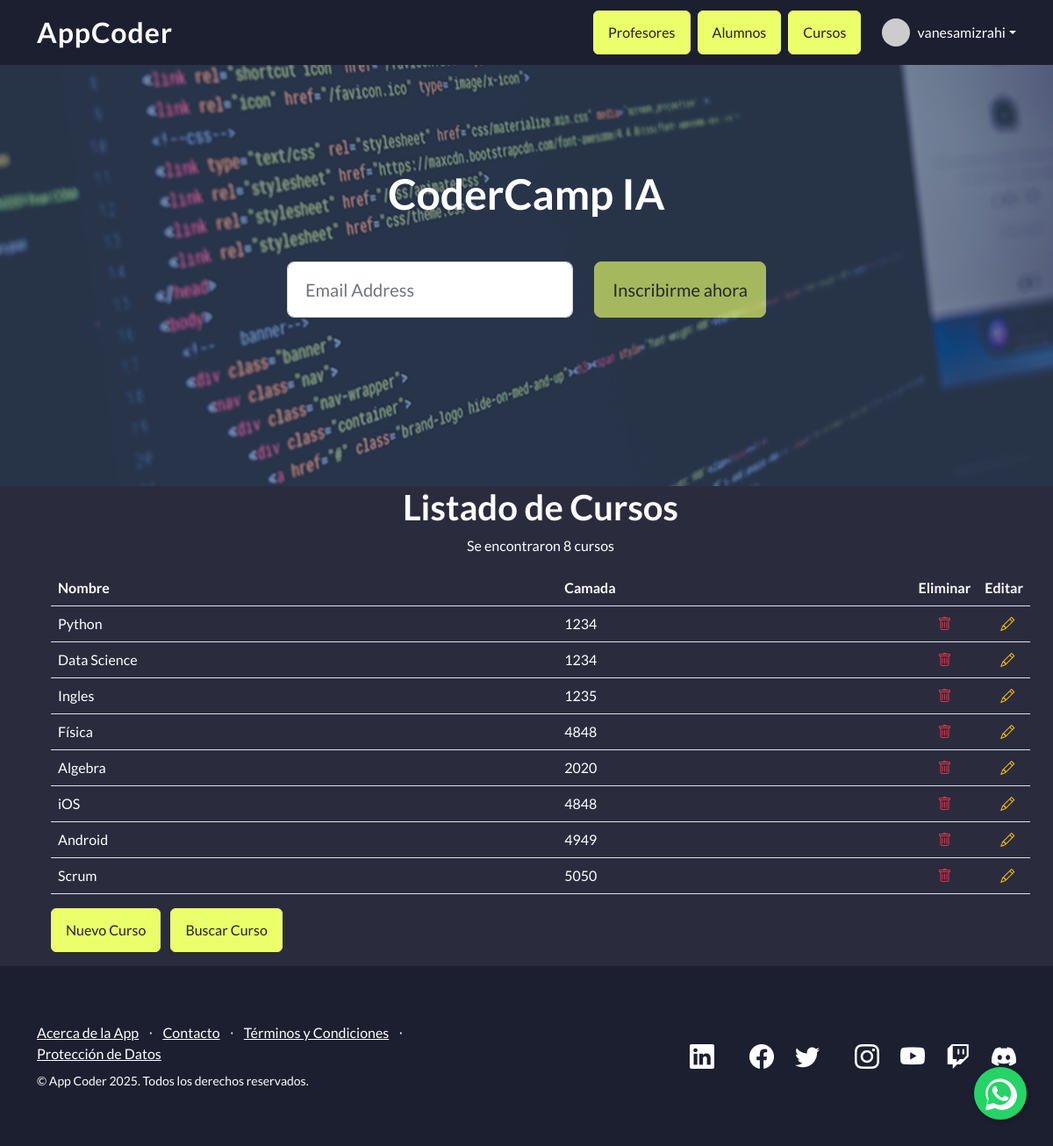
Screenshot of /AppCoder/cursos/ (signed in) with the database file from the repository.
### AppCoder/models.py (models this page shows, shortened)
class Curso(models.Model):
    nombre = models.CharField(max_length=40)
    camada = models.IntegerField()

### AppCoder/views.py (the view)
# urls.py: path('cursos/', views.cursos, name='cursos'),
def cursos(request):
    cursos_list = Curso.objects.all()
    cursos_dictionary = {
        "cursos": cursos_list
    }
    plantilla = loader.get_template("cursos.html")
    documento = plantilla.render(cursos_dictionary, request)
    return HttpResponse(documento)

### AppCoder/template/cursos.html
{% extends "padre.html" %}
{% load static %}
{% block contenido %}
<ul>
    <h1 class="text-center">Listado de Cursos</h1>
    <p class="text-center">Se encontraron {{cursos|length}} cursos</p>
    <main class="container text-white">
        <table class="table text-white">
            <tr>
                <th>Nombre</th>
                <th>Camada</th>
                <th style="width: 50px;">Eliminar</th>
                <th style="width: 50px;">Editar</th>
            </tr>
            {% for curso in cursos %}
            <tr>
                <td>{{ curso.nombre }}</td>
                <td>{{ curso.camada }}</td>
                <td class="text-center">
                    <a href="{% url 'eliminar_curso' curso.id %}" title="Eliminar" onclick="return confirm('¿Seguro que deseas eliminar este curso?');">
                        <i class="bi bi-trash text-danger"></i>
                    </a>
                </td>
                <td class="text-center">
                    <a href="{% url 'editar_curso' curso.id %}" title="Editar" class="ms-2">
                        <i class="bi bi-pencil text-warning"></i>
                    </a>
                </td>
            </tr>
            {% endfor %}
        </table>
        <a href ="{% url 'curso_formulario' %}" class="btn btn-primary me-2">Nuevo Curso</a>
        <a href ="{% url 'buscar_curso' %}" class="btn btn-primary">Buscar Curso</a>
    </main>
</ul>
{% endblock %}

### AppCoder/template/padre.html (shortened to what this page needs)
{% load static %}
<!DOCTYPE html>
<html lang="en">
<head>
    <link href="https://cdn.jsdelivr.net/npm/bootstrap-icons@1.5.0/font/bootstrap-icons.css" rel="stylesheet"
        type="text/css" />
    <link href="{% static 'AppCoder/css/styles.css' %}" rel="stylesheet" />
    <link href="https://cdn.jsdelivr.net/npm/bootstrap-icons/font/bootstrap-icons.css" rel="stylesheet">
</head>
<body>
    <nav class="navbar navbar-light fixed-top" style="background-color: rgb(28, 31, 48)">
        <div class="container d-flex justify-content-between align-items-center">
            <a class="navbar-brand text-white fw-bold" style="letter-spacing:1px; font-size:2rem;"
                href="{% url 'inicio' %}">AppCoder</a>
            <div class="d-flex align-items-center gap-2 ms-auto">
                {% if user.is_authenticated %}
                <a class="btn btn-primary" href="{% url 'profesores' %}">Profesores</a>
                <a class="btn btn-primary" href="{% url 'alumnos' %}">Alumnos</a>
                <a class="btn btn-primary" href="{% url 'cursos' %}">Cursos</a>
                <div class="dropdown ms-3">
                    <a class="d-flex align-items-center text-white text-decoration-none dropdown-toggle" href="#"
                        role="button" id="userDropdown" data-bs-toggle="dropdown" aria-expanded="false">
                        <img src="https://ui-avatars.com/api/?name={{ user.username }}&background=random&color=fff"
                            alt="Avatar" width="32" height="32" class="rounded-circle me-2">
                        <span>{{ user.username }}</span>
                    </a>
                </div>
                {% else %}
                <a class="btn" style="background-color: rgb(233, 144, 255); color: rgb(105, 27, 123); border: none;"
                    href="{% url 'login' %}">Iniciar Sesión</a>
                <a class="btn" style="background-color: rgb(233, 144, 255); color: rgb(105, 27, 123); border: none;"
                    href="{% url 'signup' %}">Registrate</a>
                {% endif %}
            </div>
        </div>
    </nav>
    <header class="masthead">
        <div class="container position-relative">
            <div class="row justify-content-center">
                <div class="col-xl-6">
                    <div class="text-center text-white">
                        <h1 class="mb-5">CoderCamp IA</h1>
                        <form class="form-subscribe" id="contactForm" data-sb-form-api-token="API_TOKEN">
                            <div class="row">
                                <div class="col">
                                    <input class="form-control form-control-lg" id="emailAddress" type="email"
                                        placeholder="Email Address" data-sb-validations="required,email" />
                                </div>
                                <div class="col-auto">
                                    <button class="btn btn-primary btn-lg disabled" id="submitButton"
                                        type="submit">Inscribirme ahora</button>
                                </div>
                            </div>
                        </form>
                    </div>
                </div>
            </div>
        </div>
    </header>
    {% block contenido %}
    {% endblock %}
    <footer class="footer" style="background-color: rgb(28, 31, 48); color: #fff;">
        <div class="container">
            <div class="row">
                <div class="col-lg-6 h-100 text-center text-lg-start my-auto">
                    <ul class="list-inline mb-2">
                        <li class="list-inline-item"><a class="text-white" href="https://www.coderhouse.com/ar"
                                target="_blank">Acerca de la App</a></li>
                        <li class="list-inline-item text-white">⋅</li>
                        <li class="list-inline-item"><a class="text-white" href="{% url 'contacto' %}">Contacto</a></li>
                        <li class="list-inline-item text-white">⋅</li>
                        <li class="list-inline-item"><a class="text-white" href="https://www.coderhouse.com/ar/legales"
                                target="_blank">Términos y Condiciones</a></li>
                        <li class="list-inline-item text-white">⋅</li>
                        <li class="list-inline-item"><a class="text-white"
                                href="https://www.coderhouse.com/ar/proteccion-de-datos" target="_blank">Protección de
                                Datos</a></li>
                    </ul>
                    <p class="text-white small mb-4 mb-lg-0">&copy; App Coder 2025. Todos los derechos reservados.  </p>
                </div>
                <div class="col-lg-6 h-100 text-lg-end my-auto">
                    <ul class="list-inline mb-0 d-flex justify-content-end gap-3">
                        <li class="list-inline-item me-4">
                            <a href="https://www.linkedin.com/school/coderhouse/posts/?feedView=all" target="_blank">
                                <i class="bi-linkedin fs-3 text-white"></i>
                            </a>
                        </li>
                        <li class="list-inline-item">
                            <a href="https://www.facebook.com/Coderhouse/" target="_blank">
                                <i class="bi-facebook fs-3 text-white"></i>
                            </a>
                        </li>
                        <li class="list-inline-item me-4">
                            <a href="https://twitter.com/coderhouse" target="_blank">
                                <i class="bi-twitter fs-3 text-white"></i>
                            </a>
                        </li>
                        <li class="list-inline-item">
                            <a href="https://www.instagram.com/coderhouse/" target="_blank">
                                <i class="bi-instagram fs-3 text-white"></i>
                            </a>
                        </li>
                        <li class="list-inline-item">
                            <a href="https://www.youtube.com/channel/UCeFRG6700bzqYI0M_9vyelw/videos" target="_blank">
                                <i class="bi-youtube fs-3 text-white"></i>
                            </a>
                        </li>
                        <li class="list-inline-item">
                            <a href="https://www.twitch.tv/coderhouse" target="_blank">
                                <i class="bi-twitch fs-3 text-white"></i>
                            </a>
                        </li>
                        <li class="list-inline-item">
                            <a href="https://discord.com/invite/js5X5SDYSr" target="_blank">
                                <i class="bi-discord fs-3 text-white"></i>
                            </a>
                        </li>
                    </ul>
                </div>
            </div>
        </div>
    </footer>
    <a href="https://api.whatsapp.com/send/?phone=5491156175099&text=Hola+Coderhouse%21+Tengo+una+consulta+sobre&type=phone_number&app_absent=0"
        class="whatsapp-float" target="_blank" title="Contactar por WhatsApp">
    </a>
</body>
</html>

### AppCoder/template/padre.html (style rules this page uses)
body { background-color: rgb(42, 44, 62) !important; color: #fff !important; }
.btn-primary { background-color: rgb(235, 255, 106) !important; border-color: rgb(235, 255, 106) !important; color: #222 !important; }
.whatsapp-float { position: fixed; width: 60px; height: 60px; bottom: 30px; right: 30px; z-index: 100; background-color: #25d366; border-radius: 50%; display: flex; align-items: center; justify-content: center; box-shadow: 2px 2px 5px rgba(0, 0, 0, 0.3); }

### rows the page displays
Curso: nombre "Python", camada "1234"
Curso: nombre "Data Science", camada "1234"
Curso: nombre "Ingles", camada "1235"
Curso: nombre "Física", camada "4848"
Curso: nombre "Algebra", camada "2020"
Curso: nombre "iOS", camada "4848"
Curso: nombre "Android", camada "4949"
Curso: nombre "Scrum", camada "5050"

### other values shown
{{ user.username }} "vanesamizrahi"
{{ cursos|length }} "8"
